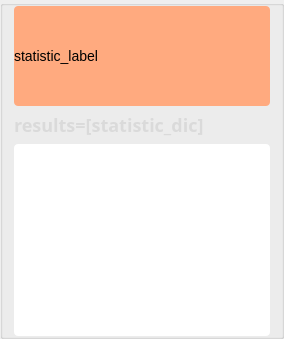
               <widget class="QGroupBox" name="groupBox_10">
                <property name="minimumSize">
                 <size>
                  <width>0</width>
                  <height>42</height>
                 </size>
                </property>
                <property name="maximumSize">
                 <size>
                  <width>16777215</width>
                  <height>16777215</height>
                 </size>
                </property>
                <property name="styleSheet">
                 <string notr="true">#groupBox_10{
border: 0px solid #42adff;

border-radius:0px;}</string>
                </property>
                <property name="title">
                 <string/>
                </property>
                <layout class="QVBoxLayout" name="verticalLayout_9">
                 <property name="leftMargin">
                  <number>11</number>
                 </property>
                 <property name="topMargin">
                  <number>0</number>
                 </property>
                 <property name="rightMargin">
                  <number>11</number>
                 </property>
                 <property name="bottomMargin">
                  <number>0</number>
                 </property>
                 <item>
                  <widget class="QLabel" name="statistic_label">
                   <property name="enabled">
                    <bool>true</bool>
                   </property>
                   <property name="sizePolicy">
                    <sizepolicy hsizetype="Expanding" vsizetype="Expanding">
                     <horstretch>0</horstretch>
                     <verstretch>0</verstretch>
                    </sizepolicy>
                   </property>
                   <property name="minimumSize">
                    <size>
                     <width>0</width>
                     <height>100</height>
                    </size>
                   </property>
                   <property name="maximumSize">
                    <size>
                     <width>16777215</width>
                     <height>16777215</height>
                    </size>
                   </property>
                   <property name="sizeIncrement">
                    <size>
                     <width>0</width>
                     <height>0</height>
                    </size>
                   </property>
                   <property name="baseSize">
                    <size>
                     <width>0</width>
                     <height>0</height>
                    </size>
                   </property>
                   <property name="mouseTracking">
                    <bool>false</bool>
                   </property>
                   <property name="styleSheet">
                    <string notr="true">QLabel
{
	font-size: 14px;
	font-family: &quot;Microsoft YaHei&quot;;
	font-weight: light;
 		border-radius:4px;
		background:rgb(255, 170, 127);
color: rgb(0, 0, 0);
}
</string>
                   </property>
                   <property name="text">
                    <string>statistic_label</string>
                   </property>
                   <property name="wordWrap">
                    <bool>true</bool>
                   </property>
                  </widget>
                 </item>
                 <item>
                  <widget class="QLabel" name="label_12">
                   <property name="font">
                    <font>
                     <family>Microsoft YaHei</family>
                     <pointsize>-1</pointsize>
                     <weight>75</weight>
                     <bold>true</bold>
                    </font>
                   </property>
                   <property name="styleSheet">
                    <string notr="true">QLabel
{
	font-size: 18px;
	font-family: &quot;Microsoft YaHei&quot;;
	font-weight: bold;
 		border-radius:9px;
		background:rgba(66, 195, 255, 0);
color: rgb(218, 218, 218);
}
</string>
                   </property>
                   <property name="text">
                    <string>results=[statistic_dic]</string>
                   </property>
                  </widget>
                 </item>
                 <item>
                  <widget class="QListWidget" name="resultWidget">
                   <property name="enabled">
                    <bool>true</bool>
                   </property>
                   <property name="styleSheet">
                    <string notr="true">QListWidget{
background-color: rgb(255, 255, 255);
border-radius:4px;
font-family: &quot;Microsoft YaHei&quot;;
font-size: 40px;
color: rgb(0, 0, 0);
}
</string>
                   </property>
                  </widget>
                 </item>
                </layout>
               </widget>
